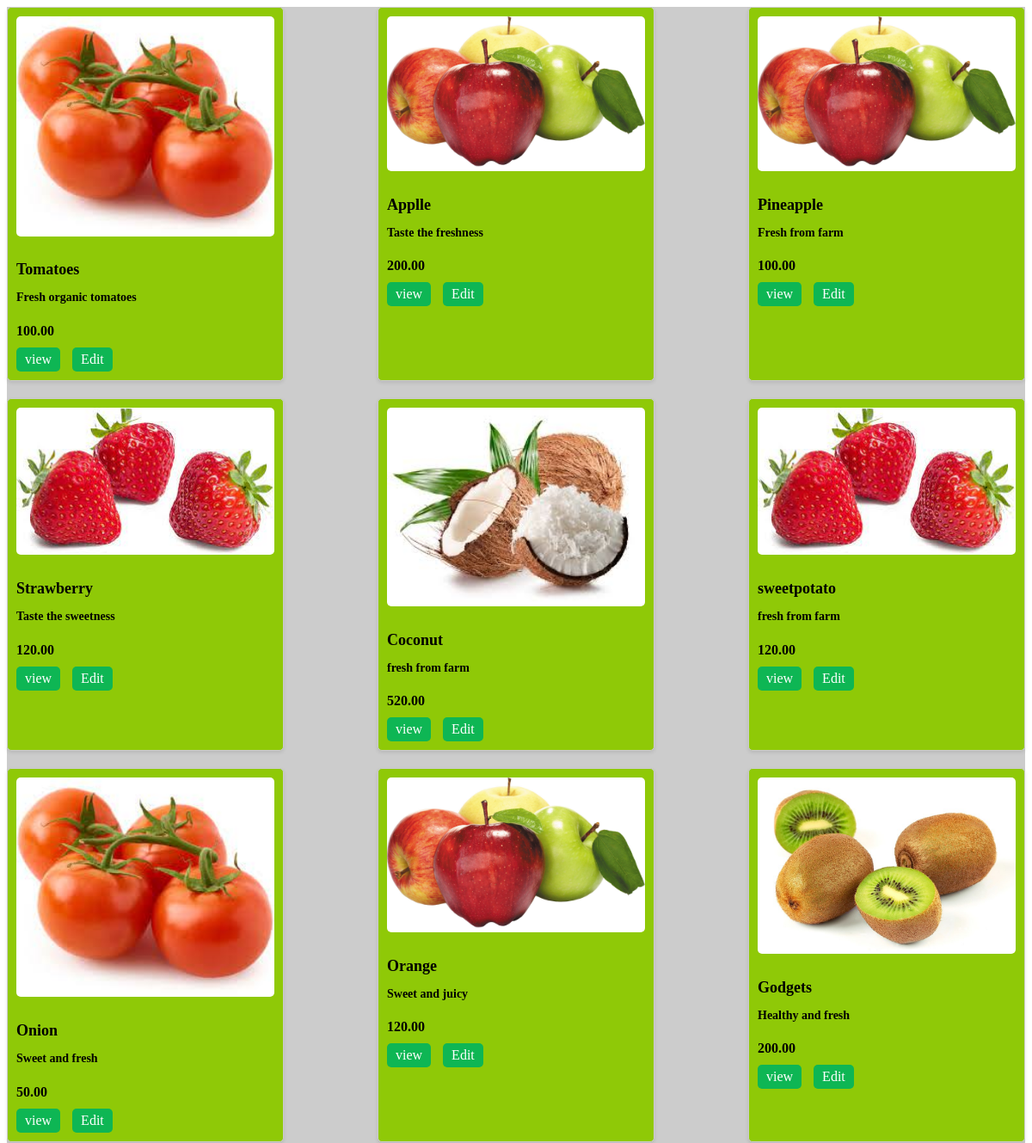
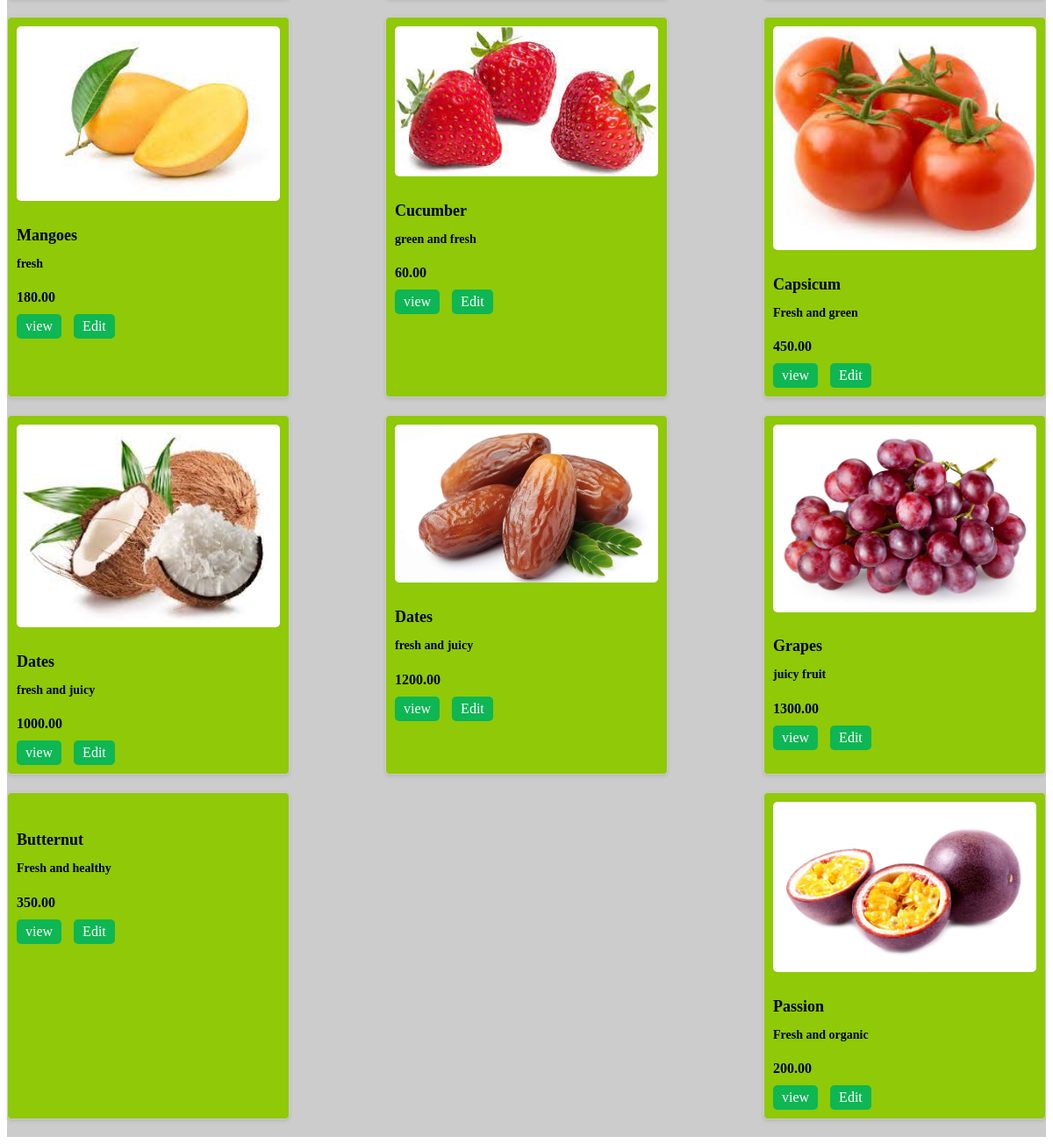
Screenshot of /inventory/products/list/ with the database file from the repository (2 pictures, top to bottom).
### inventory/models.py (models this page shows)
class Product(models.Model):
    vendor = models.ForeignKey(Vendor, null = True, on_delete = models.CASCADE)
    name = models.CharField(max_length = 32)
    price = models.DecimalField(max_digits = 8, decimal_places = 2)
    stock = models.PositiveIntegerField()
    image = models.ImageField()
    description = models.TextField()
    date_created = models.DateTimeField(auto_now_add = True)
    date_updated = models.DateTimeField(auto_now = True)

### inventory/views.py (the view)
# urls.py: path("products/list/", product_list, name="product_list_views"),
def product_list(request):
    products = Product.objects.all()
    return render(request,'inventory/product_list.html',{'products':products})

### templates/inventory/product_list.html (shortened to what this page needs)
<!DOCTYPE html>
<html lang="en">
<head>
</head>
<body>
        <div class="product">
          {% for product in products %}
          <div class="product_item">
            <img src="{{product.image.url}}" alt="">
            <h2>{{product.name}}</h2>
            <h3>{{product.description}}</h3>
            <h4>{{product.price}}</h4>
            <a href="{% url 'product_detail_views' id=product.id %}">view</a>
            <a href="{% url 'product_update' id=product.id %}">Edit</a>
          </div>
          {% endfor %}
        </div>
</body>
</html>

### templates/inventory/product_list.html (style rules this page uses)
.product { display: flex; flex-wrap: wrap; justify-content: space-between; background-color: #ccc; }
.product_item { width: 300px; margin-bottom: 20px; padding: 10px; border: 1px solid #ccc; border-radius: 5px; box-shadow: 0 2px 4px rgba(0, 0, 0, 0.1); background-color: rgb(143, 201, 7); }
.product_item img { width: 100%; height: auto; margin-bottom: 10px; border-radius: 5px; }
.product_item h2 { font-size: 18px; font-weight: bold; margin-bottom: 5px; }
.product_item h3 { font-size: 14px; margin-bottom: 5px; }
.product_item h4 { font-size: 16px; font-weight: bold; margin-bottom: 10px; }
.product_item a { display: inline-block; padding: 5px 10px; background-color: #0eb654; color: #fff; text-decoration: none; border-radius: 5px; margin-right: 10px; }

### rows the page displays
Product: image (picture), name "Tomatoes", description "Fresh organic tomatoes", price "100.00"
Product: image (picture), name "Applle", description "Taste the freshness", price "200.00"
Product: image (picture), name "Pineapple", description "Fresh from farm", price "100.00"
Product: image (picture), name "Strawberry", description "Taste the sweetness", price "120.00"
Product: image (picture), name "Coconut", description "fresh from farm", price "520.00"
Product: image (picture), name "sweetpotato", description "fresh from farm", price "120.00"
Product: image (picture), name "Onion", description "Sweet and fresh", price "50.00"
Product: image (picture), name "Orange", description "Sweet and juicy", price "120.00"
Product: image (picture), name "Godgets", description "Healthy and fresh", price "200.00"
Product: image (picture), name "Mangoes", description "fresh", price "180.00"
Product: image (picture), name "Cucumber", description "green and fresh", price "60.00"
Product: image (picture), name "Capsicum", description "Fresh and green", price "450.00"
Product: image (picture), name "Dates", description "fresh and juicy", price "1000.00"
Product: image (picture), name "Dates", description "fresh and juicy", price "1200.00"
Product: image (picture), name "Grapes", description "juicy fruit", price "1300.00"
Product: name "Butternut", description "Fresh and healthy", price "350.00"
Product: image (picture), name "Passion", description "Fresh and organic", price "200.00"
